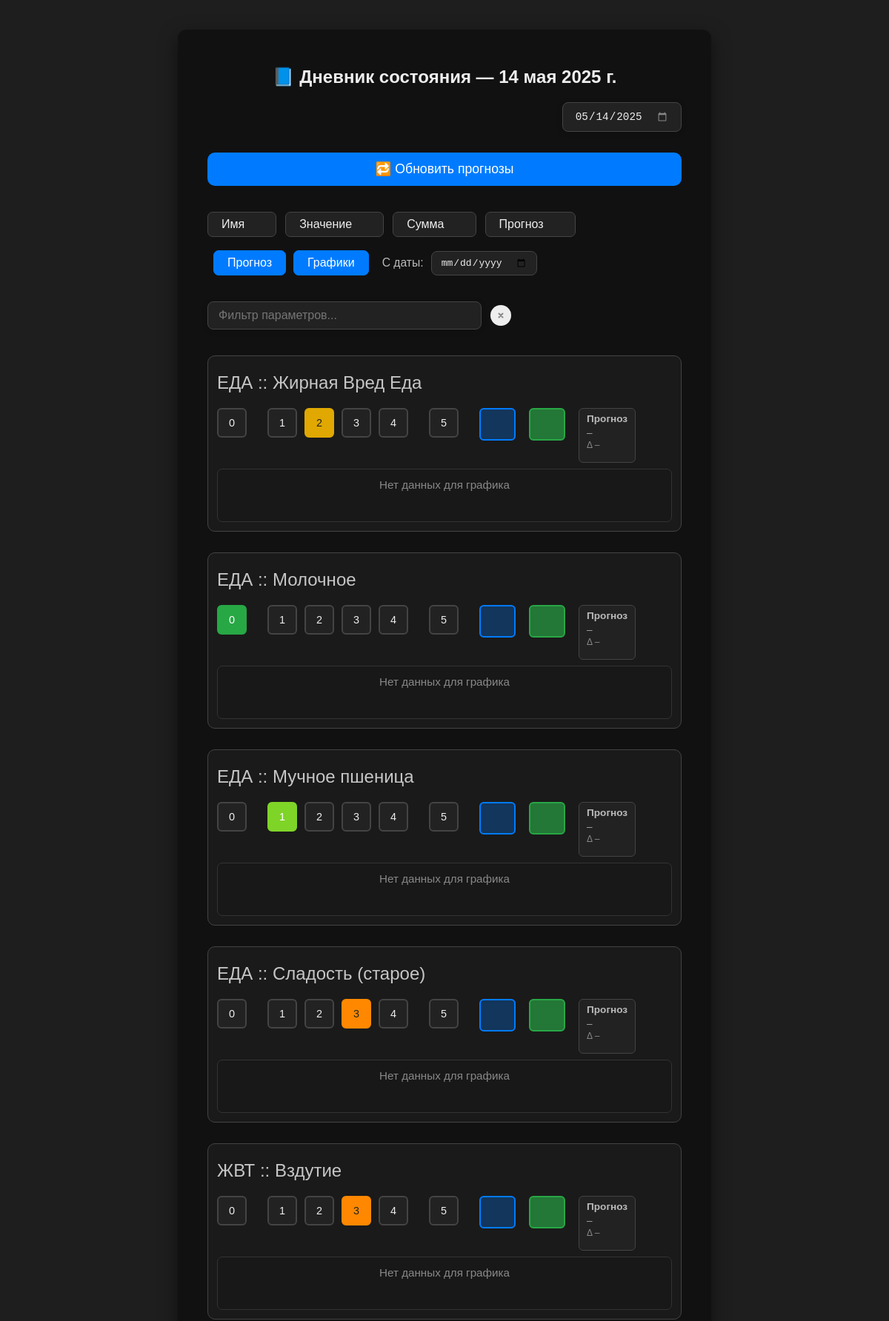
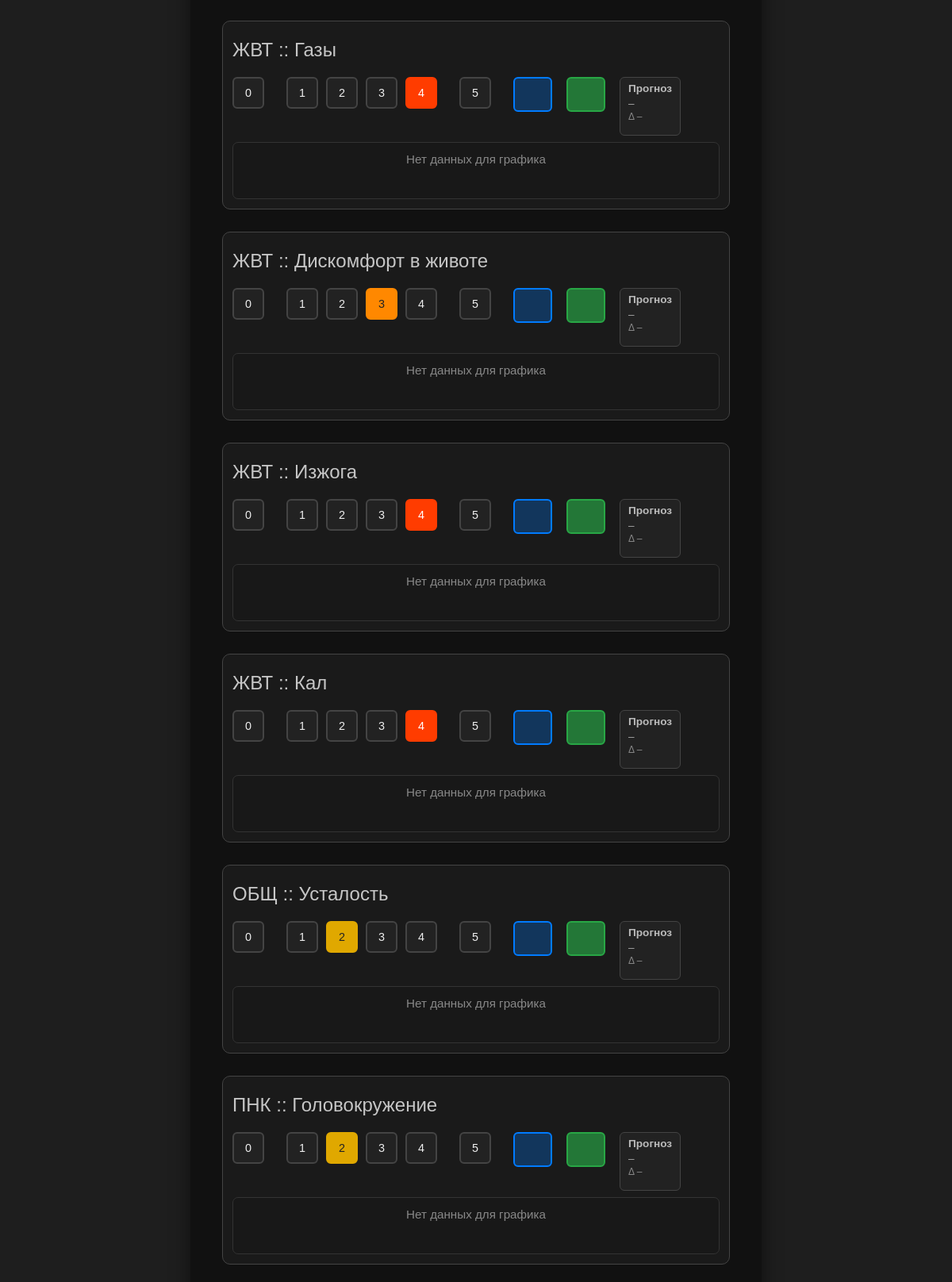
Screenshot of /add/ (upper part) with the database file from the repository (2 pictures, top to bottom).
### diary_analytic/models.py (models this page shows, shortened)
class Parameter(models.Model):
    key = models.CharField(max_length=100, unique=True)
    name = models.CharField(max_length=255)
    is_active = models.BooleanField(default=True)

### diary_analytic/views.py (the view, shortened to what this page needs)
# urls.py: path("add/", views.add_entry, name="add_entry"),
def add_entry(request: HttpRequest) -> HttpResponse:
    today_str = datetime.now().date().isoformat()  # Строка сегодняшней даты (например, "2025-05-12")
    selected_str = request.GET.get("date", today_str)  # Если нет ?date=, то подставляем сегодня
    try:
        selected_date = datetime.strptime(selected_str, "%Y-%m-%d").date()
        web_logger.debug(f"[add_entry] ✅ Получена дата из запроса: {selected_date}")
    except ValueError:
        selected_date = datetime.now().date()
        web_logger.warning(f"[add_entry] ⚠️ Некорректная дата '{selected_str}' — используем текущую: {selected_date}")
    entry, created = Entry.objects.get_or_create(date=selected_date)
    if created:
        web_logger.debug(f"[add_entry] 🆕 Создана новая запись Entry на дату: {selected_date}")
    else:
        web_logger.debug(f"[add_entry] 📄 Найдена запись Entry на дату: {selected_date}")
    form = EntryForm(instance=entry)
    web_logger.debug(f"[add_entry] 🧾 Инициализирована форма комментария для Entry ({selected_date})")
    parameters = Parameter.objects.filter(is_active=True).order_by("name")
    web_logger.debug(f"[add_entry] 📌 Загружено активных параметров: {parameters.count()}")
    entry_values = EntryValue.objects.filter(entry=entry).select_related("parameter")
    web_logger.debug(f"[add_entry] 🔍 SQL запрос: {entry_values.query}")
    values_map = {
        v.parameter.key: v.value
        for v in entry_values
    }
    web_logger.debug(f"[add_entry] 📊 Загружено параметров для Entry: {len(values_map)}")
    for key, value in values_map.items():
        web_logger.debug(f"[add_entry] 📌 Параметр {key}: значение {value} (тип: {type(value)})")
    for param in parameters:
        if param.key not in values_map:
            web_logger.debug(f"[add_entry] ⚠️ Параметр {param.key} не имеет значения в базе")
    web_logger.debug(f"[add_entry] 📤 Передаём данные в шаблон add_entry.html")
    context = {
        "form": form,
        "parameters": parameters,
        "values_map": values_map,
        "selected_date": selected_date,
        "today_str": today_str,
    }
    context["predictions_by_model"] = get_predictions_by_models(selected_date)
    return render(request, "diary_analytic/add_entry.html", context)

### diary_analytic/forms.py
class EntryForm(forms.ModelForm):
    class Meta:
        model = Entry
        fields = ['comment']
        widgets = {
            'comment': forms.Textarea(attrs={
                'rows': 3,
                'placeholder': 'Добавьте комментарий к дню...',
                'class': 'form-control',
            })
        }
        labels = {
            'comment': 'Комментарий к дню',
        }

### diary_analytic/ml_utils/__init__.py (called while the page is built)
def get_model(name: str):
    if name == "base":
        return base_model
    elif name == "flags":
        return flags_model
    raise ValueError(f"Неизвестная модель: {name}")

### diary_analytic/predictor_manager.py (called while the page is built, shortened)
    def predict_for_date(self, date):
        from diary_analytic.utils import get_today_row
        import os
        import joblib
        import pandas as pd
        row = get_today_row(date)
        predictions = {}
        model_dir = os.path.join(os.path.dirname(os.path.dirname(__file__)), "diary_analytic", "trained_models", self.strategy)
        if not os.path.exists(model_dir):
            return predictions

### diary_analytic/templatetags/diary_filters.py (called while the page is built)
@register.filter
def get(dictionary, key):
    value = dictionary.get(key)
    web_logger.debug(f"[template filter get] key={key}, value={value}, type={type(value)}")
    return value

### diary_analytic/utils.py (called while the page is built)
def get_diary_dataframe() -> pd.DataFrame:
    values = EntryValue.objects.select_related("entry", "parameter")
    rows = []
    for val in values:
        rows.append({
            "date": val.entry.date,             # Дата (строка = день)
            "parameter": val.parameter.key,     # Название параметра (ключ)
            "value": val.value                  # Значение от 0.0 до 5.0
        })
    df = pd.DataFrame(rows)
    if df.empty:
        return pd.DataFrame()  # если данных нет — вернуть пустую таблицу
    df = df.pivot(index="date", columns="parameter", values="value")
    df.sort_index(inplace=True)
    return df

def get_today_row(target_date: date) -> dict:
    df = get_diary_dataframe()
    if df.empty or target_date not in df.index:
        return {}
    return df.loc[target_date].dropna().to_dict()

### diary_analytic/views.py (called while the page is built)
def get_predictions_by_models(date):
    model_names = ["base", "flags"]  # список моделей, которые есть
    predictions = {}
    for model_name in model_names:
        manager = PredictorManager(model_name)
        preds = manager.predict_for_date(date)
        predictions[model_name] = preds  # {'param1': 1.2, 'param2': 3.1, ...}
    return predictions

### diary_analytic/templates/diary_analytic/add_entry.html (shortened to what this page needs)
{% load static %}
{% load diary_filters %}
{% load diary_tags %}
{% load static %}
<!DOCTYPE html>
<html lang="ru">
<head>
  <link rel="stylesheet" href="{% static 'css/add_entry.css' %}">
</head>
<body>
  <div class="container">
    <h2>📘 Дневник состояния — {{ selected_date }}</h2>
    <div class="date-selector" style="margin-bottom: 28px; margin-top: 0; display: flex; justify-content: flex-end;">
      <input
        id="date-input"
        type="date"
        value="{{ selected_date|date:'Y-m-d' }}"
        onchange="window.location.href='?date='+encodeURIComponent(this.value)"
      />
    </div>
    <button id="retrain-models-btn" type="button" style="width:100%;margin-bottom:35px;padding:12px;font-size:1.1em;background:#007bff;color:white;border:none;border-radius:10px;cursor:pointer;">🔁 Обновить прогнозы</button>
    <div class="sort-buttons-row">
      <div class="sort-btns-left">
        <button type="button" class="sort-btn" data-sort="name">Имя </button>
        <button type="button" class="sort-btn" data-sort="value">Значение </button>
        <button type="button" class="sort-btn" data-sort="sum">Сумма </button>
        <button type="button" class="sort-btn" data-sort="prediction">Прогноз </button>
      </div>
    </div>
    <div id="charts-date-range-block" style="display: flex; align-items: center; gap: 10px; margin-bottom: 10px; max-width: 340px;">
      <button type="button" class="charts-toggle-btn" id="predictions-toggle-btn">Прогноз</button>
      <button type="button" class="charts-toggle-btn" id="charts-toggle-btn" style="margin-left:0;">Графики</button>
      <label for="charts-min-date" style="color:#bbb;font-size:0.98em; margin-left: 8px;">С&nbsp;даты:</label>
      <input type="date" id="charts-min-date" style="background:#222;color:#eee;border:1.5px solid #444;border-radius:8px;padding:7px 12px;font-size:1em;outline:none;" />
    </div>
    <div class="filter-row" style="margin-top: 35px; margin-bottom: 35px; display: flex; justify-content: flex-start; align-items: center; gap: 8px;">
      <input id="param-filter-input" type="text" placeholder="Фильтр параметров..." autocomplete="off" />
      <button type="button" class="filter-clear-btn" aria-label="Очистить фильтр" title="Очистить фильтр" style="display: flex; align-items: center; justify-content: center; width: 28px; height: 28px; border-radius: 50%; border: none; background: #eee; color: #888; font-size: 1.2em; cursor: pointer; margin-left: 4px;">
        <svg width="16" height="16" viewBox="0 0 16 16" fill="none" xmlns="http://www.w3.org/2000/svg">
          <circle cx="8" cy="8" r="8" fill="#eee"/>
          <path d="M5.5 5.5L10.5 10.5M10.5 5.5L5.5 10.5" stroke="#888" stroke-width="2" stroke-linecap="round"/>
        </svg>
      </button>
    </div>
    {% for param in parameters %}
      <div class="parameter-block" data-key="{{ param.key }}" data-param="{{ param.key }}">
        <div class="param-title">{{ param.name }}</div>
        <div class="param-flex-row" style="display: flex; align-items: flex-start; gap: 18px;">
          <div class="rating-buttons">
            {% for i in "012345"|make_list %}
              <button class="value-button{% if values_map|get:param.key|stringformat:'g' == i %} selected{% endif %}" data-value="{{ i }}">{{ i }}</button>
            {% endfor %}
          </div>
          <div class="param-sum-block" id="param-sum-{{ param.key }}" style="min-width: 25px; height: 2.5rem; display: flex; align-items: center; justify-content: center; background:rgba(0, 123, 255, 0.29); color: #eee; border: 2px solid #007bff; border-radius: 6px; font-size: 1em; margin-left: 10px; padding: 0 10px; font-weight: bold;"></div>
          <div class="param-sum-block-range" id="param-sum-range-{{ param.key }}" style="min-width: 25px; height: 2.5rem; display: flex; align-items: center; justify-content: center; background:rgba(40, 167, 70, 0.66); color: #eee; border: 2px solid #28a745; border-radius: 6px; font-size: 1em; margin-left: 0px; padding: 0 10px; font-weight: bold;">–</div>
          <div class="prediction-wrapper" style="margin-top: 0;">
            <div class="prediction-block">
              <div class="prediction-title">Прогноз</div>
              <div class="predicted" id="predicted-{{ param.key }}">–</div>
              <div class="predicted-secondary" id="predicted-delta-{{ param.key }}">Δ –</div>
            </div>
          </div>
        </div>
        <div class="history-chart-block" style="display:none;">
          <div class="history-chart-empty" id="history-chart-empty-{{ param.key }}" style="display:none;color:#888;text-align:center;font-size:0.95em;margin-top:4px;">Нет данных для графика</div>
        </div>
      </div>
    {% endfor %}
  </div>
</body>
</html>

### diary_analytic/static/css/add_entry.css (style rules this page uses)
body { font-family: sans-serif; background-color: #1e1e1e; color: #eee; padding: 40px 20px; margin: 0; }
.container { max-width: 640px; margin: 0 auto; background: #111; padding: 30px 40px; border-radius: 12px; box-shadow: 0 8px 24px rgba(0,0,0,0.5); }
h2 { text-align: center; margin-bottom: 20px; }
.parameter-block { margin-bottom: 28px; padding: 12px; border: 1px solid #444; border-radius: 10px; background-color: #1a1a1a; }
.param-title { font-weight: 500; margin: 10px 0 20px 0; font-size: 1.5em; color: rgba(255, 255, 255, 0.754); }
.param-flex-row { display: flex; align-items: flex-start; gap: 18px; }
.rating-buttons { display: flex; gap: 10px; flex-wrap: wrap; margin-bottom: 8px; }
.value-button { width: 2.5rem; height: 2.5rem; font-size: 0.9em; border: 2px solid #444; border-radius: 6px; background: #222; color: #eee; cursor: pointer; transition: 0.2s ease; display: inline-flex; justify-content: center; align-items: center; }
.value-button.selected { background-color: #28a745; color: white; border-color: #28a745; }
.value-button.selected[data-value="0"] { background-color: #28a745; border-color: #28a745; }
.value-button.selected[data-value="1"] { background-color: #7fd428; border-color: #7fd428; }
.value-button.selected[data-value="2"] { background-color: #e0a800; border-color: #e0a800; color: #222; }
.value-button.selected[data-value="3"] { background-color: #ff8800; border-color: #ff8800; color: #222; }
.value-button.selected[data-value="4"] { background-color: #ff3c00; border-color: #ff3c00; }
.value-button[data-value="1"] { margin-left: 18px; }
.value-button[data-value="5"] { margin-left: 18px; }
.prediction-wrapper { display: flex; justify-content: space-between; gap: 12px; margin-top: 10px; }
.prediction-block { background: #222; border: 1px solid #444; border-radius: 6px; padding: 6px 10px; flex: 1; }
.prediction-title { font-weight: bold; font-size: 0.85em; margin-bottom: 4px; color: #bbb; }
.predicted { font-size: 0.85em; color: #aaa; margin-bottom: 2px; }
.predicted-secondary { font-size: 0.75em; color: #888; margin-bottom: 10px; }
.sort-buttons-row { display: flex; gap: 12px; margin-bottom: 18px; justify-content: space-between; align-items: center; }
.sort-btns-left { display: flex; gap: 12px; }
.sort-btn { background: #222; color: #eee; border: 1.5px solid #444; border-radius: 7px; padding: 7px 18px; font-size: 1em; cursor: pointer; transition: background 0.2s, color 0.2s, border 0.2s; }
.date-selector { display: flex; justify-content: flex-start; margin-bottom: 24px; }
#date-input[type="date"] { background: #222; color: #eee; border: 1.5px solid #444; border-radius: 8px; padding: 10px 16px; font-size: 1.1em; outline: none; transition: border 0.2s, box-shadow 0.2s; box-shadow: 0 2px 8px rgba(0,0,0,0.12); margin-right: 0; }
.history-chart-block { margin-top: 8px; background: #181818; border: 1px solid #333; border-radius: 7px; padding: 8px 8px 2px 8px; min-height: 60px; max-width: 100%; }
.charts-toggle-btn { background: #222; color: #eee; border: 1.5px solid #444; border-radius: 7px; padding: 7px 18px; font-size: 1em; cursor: pointer; transition: background 0.2s, color 0.2s, border 0.2s; margin-left: 16px; }
.charts-toggle-btn.active { background: #007bff; color: #fff; border-color: #007bff; }
.charts-toggle-btn#predictions-toggle-btn { margin-left: 8px; }
.filter-row { margin-bottom: 18px; display: flex; justify-content: flex-start; }
#param-filter-input { width: 100%; max-width: 340px; background: #222; color: #eee; border: 1.5px solid #444; border-radius: 8px; padding: 9px 14px; font-size: 1em; outline: none; transition: border 0.2s, box-shadow 0.2s; box-shadow: 0 2px 8px rgba(0,0,0,0.10); }

### rows the page displays
Parameter: name "ЕДА :: Жирная Вред Еда", make_list "0" "1" "2" "3" "4" "5"
Parameter: name "ЕДА :: Молочное", make_list "0" "1" "2" "3" "4" "5"
Parameter: name "ЕДА :: Мучное пшеница", make_list "0" "1" "2" "3" "4" "5"
Parameter: name "ЕДА :: Сладость (старое)", make_list "0" "1" "2" "3" "4" "5"
Parameter: name "ЖВТ :: Вздутие", make_list "0" "1" "2" "3" "4" "5"
Parameter: name "ЖВТ :: Газы", make_list "0" "1" "2" "3" "4" "5"
Parameter: name "ЖВТ :: Дискомфорт в животе", make_list "0" "1" "2" "3" "4" "5"
Parameter: name "ЖВТ :: Изжога", make_list "0" "1" "2" "3" "4" "5"
Parameter: name "ЖВТ :: Кал", make_list "0" "1" "2" "3" "4" "5"
Parameter: name "ОБЩ :: Усталость", make_list "0" "1" "2" "3" "4" "5"
Parameter: name "ПНК :: Головокружение", make_list "0" "1" "2" "3" "4" "5"

### other values shown
{{ selected_date }} "14 мая 2025 г."
